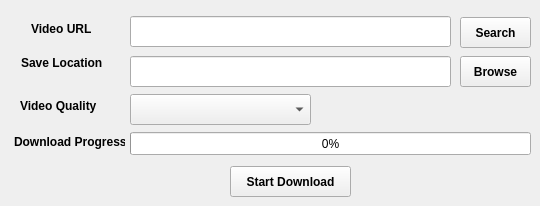
    <widget class="QWidget" name="tab_2">
     <attribute name="title">
      <string>Download Youtube Video</string>
     </attribute>
     <widget class="QLabel" name="label_4">
      <property name="geometry">
       <rect>
        <x>21</x>
        <y>53</y>
        <width>81</width>
        <height>20</height>
       </rect>
      </property>
      <property name="font">
       <font>
        <weight>75</weight>
        <bold>true</bold>
       </font>
      </property>
      <property name="text">
       <string>Save Location</string>
      </property>
     </widget>
     <widget class="QLineEdit" name="txt_Video_URL">
      <property name="geometry">
       <rect>
        <x>130</x>
        <y>16</y>
        <width>321</width>
        <height>31</height>
       </rect>
      </property>
     </widget>
     <widget class="QProgressBar" name="progressBar_2">
      <property name="geometry">
       <rect>
        <x>130</x>
        <y>132</y>
        <width>401</width>
        <height>23</height>
       </rect>
      </property>
      <property name="value">
       <number>0</number>
      </property>
     </widget>
     <widget class="QLabel" name="label_5">
      <property name="geometry">
       <rect>
        <x>31</x>
        <y>19</y>
        <width>71</width>
        <height>20</height>
       </rect>
      </property>
      <property name="font">
       <font>
        <weight>75</weight>
        <bold>true</bold>
       </font>
      </property>
      <property name="text">
       <string>Video URL</string>
      </property>
     </widget>
     <widget class="QPushButton" name="btn_Browse_For_Save_Video">
      <property name="geometry">
       <rect>
        <x>460</x>
        <y>56</y>
        <width>71</width>
        <height>31</height>
       </rect>
      </property>
      <property name="font">
       <font>
        <weight>75</weight>
        <bold>true</bold>
       </font>
      </property>
      <property name="text">
       <string>Browse</string>
      </property>
     </widget>
     <widget class="QLabel" name="label_6">
      <property name="geometry">
       <rect>
        <x>14</x>
        <y>132</y>
        <width>111</width>
        <height>20</height>
       </rect>
      </property>
      <property name="font">
       <font>
        <weight>75</weight>
        <bold>true</bold>
       </font>
      </property>
      <property name="text">
       <string>Download Progress</string>
      </property>
     </widget>
     <widget class="QLineEdit" name="txt_Save_Video_Location">
      <property name="geometry">
       <rect>
        <x>130</x>
        <y>56</y>
        <width>321</width>
        <height>31</height>
       </rect>
      </property>
     </widget>
     <widget class="QPushButton" name="btn_Download_Video">
      <property name="geometry">
       <rect>
        <x>230</x>
        <y>166</y>
        <width>121</width>
        <height>31</height>
       </rect>
      </property>
      <property name="font">
       <font>
        <weight>75</weight>
        <bold>true</bold>
       </font>
      </property>
      <property name="text">
       <string>Start Download</string>
      </property>
     </widget>
     <widget class="QLabel" name="label_7">
      <property name="geometry">
       <rect>
        <x>20</x>
        <y>90</y>
        <width>81</width>
        <height>31</height>
       </rect>
      </property>
      <property name="font">
       <font>
        <weight>75</weight>
        <bold>true</bold>
       </font>
      </property>
      <property name="text">
       <string>Video Quality</string>
      </property>
     </widget>
     <widget class="QComboBox" name="cbo_Video_Quality">
      <property name="geometry">
       <rect>
        <x>130</x>
        <y>94</y>
        <width>181</width>
        <height>31</height>
       </rect>
      </property>
     </widget>
     <widget class="QPushButton" name="btn_Search_Video_Quality">
      <property name="geometry">
       <rect>
        <x>460</x>
        <y>17</y>
        <width>71</width>
        <height>31</height>
       </rect>
      </property>
      <property name="font">
       <font>
        <weight>75</weight>
        <bold>true</bold>
       </font>
      </property>
      <property name="text">
       <string>Search</string>
      </property>
     </widget>
    </widget>
